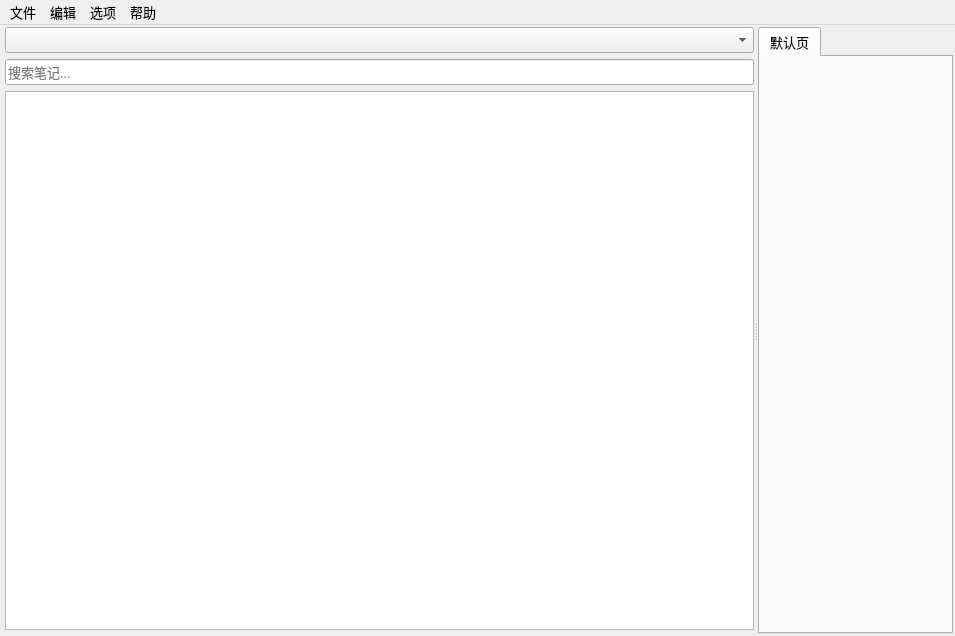
<?xml version="1.0" encoding="UTF-8"?>
<ui version="4.0">
 <class>MainWindow</class>
 <widget class="QMainWindow" name="MainWindow">
  <property name="geometry">
   <rect>
    <x>0</x>
    <y>0</y>
    <width>955</width>
    <height>636</height>
   </rect>
  </property>
  <property name="font">
   <font>
    <family>微软雅黑</family>
    <pointsize>10</pointsize>
   </font>
  </property>
  <property name="windowTitle">
   <string>EasyNoteX</string>
  </property>
  <widget class="QWidget" name="centralwidget">
   <layout class="QHBoxLayout" name="horizontalLayout">
    <property name="spacing">
     <number>2</number>
    </property>
    <property name="leftMargin">
     <number>2</number>
    </property>
    <property name="topMargin">
     <number>2</number>
    </property>
    <property name="rightMargin">
     <number>2</number>
    </property>
    <property name="bottomMargin">
     <number>2</number>
    </property>
    <item>
     <widget class="QSplitter" name="splitter">
      <property name="orientation">
       <enum>Qt::Horizontal</enum>
      </property>
      <widget class="QWidget" name="layoutWidget">
       <layout class="QVBoxLayout" name="verticalLayout">
        <property name="leftMargin">
         <number>3</number>
        </property>
        <property name="bottomMargin">
         <number>4</number>
        </property>
        <item>
         <widget class="QComboBox" name="comboBox">
          <property name="contextMenuPolicy">
           <enum>Qt::CustomContextMenu</enum>
          </property>
         </widget>
        </item>
        <item>
         <widget class="QLineEdit" name="lineEditSearch">
          <property name="placeholderText">
           <string>搜索笔记...</string>
          </property>
         </widget>
        </item>
        <item>
         <widget class="FileTreeWidget" name="treeWidgetFile">
          <property name="contextMenuPolicy">
           <enum>Qt::CustomContextMenu</enum>
          </property>
          <property name="headerHidden">
           <bool>true</bool>
          </property>
          <property name="indentation">
           <number>14</number>
          </property>
          <column>
           <property name="text">
            <string notr="true">1</string>
           </property>
          </column>
         </widget>
        </item>
       </layout>
      </widget>
      <widget class="QTabWidget" name="tabWidgetNote">
       <property name="font">
        <font>
         <family>微软雅黑</family>
         <pointsize>10</pointsize>
        </font>
       </property>
       <property name="contextMenuPolicy">
        <enum>Qt::CustomContextMenu</enum>
       </property>
       <property name="currentIndex">
        <number>0</number>
       </property>
       <widget class="QWidget" name="tabDefault">
        <attribute name="title">
         <string>默认页</string>
        </attribute>
       </widget>
      </widget>
     </widget>
    </item>
   </layout>
  </widget>
  <widget class="QMenuBar" name="menubar">
   <property name="geometry">
    <rect>
     <x>0</x>
     <y>0</y>
     <width>955</width>
     <height>23</height>
    </rect>
   </property>
   <widget class="QMenu" name="menu">
    <property name="title">
     <string>文件</string>
    </property>
    <addaction name="actionSaveToHtml"/>
    <addaction name="actionSaveToTxt"/>
   </widget>
   <widget class="QMenu" name="menu_2">
    <property name="title">
     <string>编辑</string>
    </property>
    <addaction name="actionFind"/>
    <addaction name="actionInsertTable"/>
   </widget>
   <widget class="QMenu" name="menu_3">
    <property name="title">
     <string>选项</string>
    </property>
    <addaction name="actionTop"/>
    <addaction name="actionSet"/>
   </widget>
   <widget class="QMenu" name="menu_4">
    <property name="title">
     <string>帮助</string>
    </property>
    <addaction name="actionHelp"/>
    <addaction name="actionAbout"/>
   </widget>
   <addaction name="menu"/>
   <addaction name="menu_2"/>
   <addaction name="menu_3"/>
   <addaction name="menu_4"/>
  </widget>
  <action name="actionSaveToHtml">
   <property name="text">
    <string>另存为 html</string>
   </property>
  </action>
  <action name="actionSet">
   <property name="text">
    <string>高级设置</string>
   </property>
  </action>
  <action name="actionFind">
   <property name="text">
    <string>查找</string>
   </property>
  </action>
  <action name="actionAbout">
   <property name="text">
    <string>关于</string>
   </property>
  </action>
  <action name="actionTop">
   <property name="checkable">
    <bool>true</bool>
   </property>
   <property name="text">
    <string>窗口置顶</string>
   </property>
  </action>
  <action name="actionHelp">
   <property name="text">
    <string>帮助</string>
   </property>
  </action>
  <action name="actionInsertTable">
   <property name="text">
    <string>插入表格</string>
   </property>
  </action>
  <action name="actionSaveToTxt">
   <property name="text">
    <string>另存为 txt</string>
   </property>
  </action>
 </widget>
 <customwidgets>
  <customwidget>
   <class>FileTreeWidget</class>
   <extends>QTreeWidget</extends>
   <header>filetreewidget.h</header>
  </customwidget>
 </customwidgets>
 <resources/>
 <connections/>
</ui>
